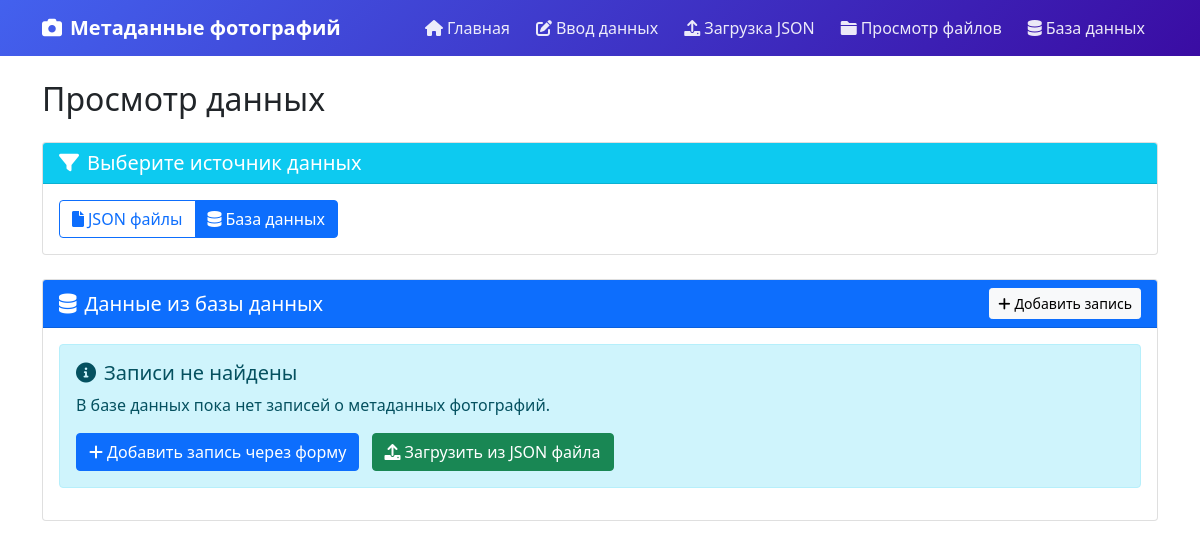
Before: /files/?source=db with the older database file.
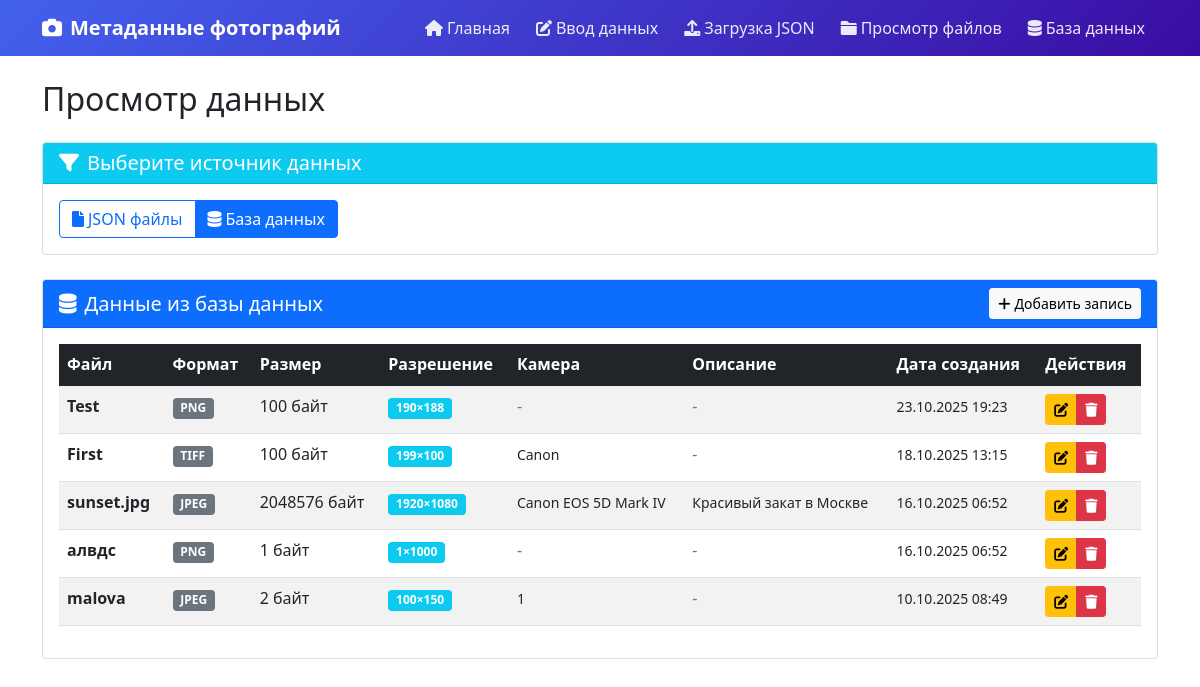
After: the same page with the newer database file.
### photo_metadata/models.py (models this page shows, shortened)
class PhotoMetadata(models.Model):
    FORMAT_CHOICES = [
        ('JPEG', 'JPEG'),
        ('PNG', 'PNG'),
        ('GIF', 'GIF'),
        ('BMP', 'BMP'),
        ('TIFF', 'TIFF'),
    ]
    filename = models.CharField(max_length=255,unique=True, verbose_name="Имя файла")
    format = models.CharField(max_length=10, choices=FORMAT_CHOICES, verbose_name="Формат")
    file_size = models.PositiveIntegerField(
        verbose_name="Размер файла (байт)",
        validators=[MinValueValidator(1)]
    )
    width = models.PositiveIntegerField(
        verbose_name="Ширина (px)",
        validators=[MinValueValidator(1)]
    )
    height = models.PositiveIntegerField(
        verbose_name="Высота (px)",
        validators=[MinValueValidator(1)]
    )
    camera_make = models.CharField(max_length=100, blank=True, verbose_name="Производитель камеры")
    camera_model = models.CharField(max_length=100, blank=True, verbose_name="Модель камеры")
    exposure_time = models.CharField(max_length=20, blank=True, verbose_name="Выдержка")
    aperture = models.DecimalField(max_digits=3, decimal_places=1, null=True, blank=True, verbose_name="Диафрагма")
    iso = models.PositiveIntegerField(null=True, blank=True, verbose_name="ISO")
    focal_length = models.DecimalField(max_digits=5, decimal_places=1, null=True, blank=True, verbose_name="Фокусное расстояние")
    latitude = models.DecimalField(max_digits=9, decimal_places=6, null=True, blank=True, verbose_name="Широта")
    longitude = models.DecimalField(max_digits=9, decimal_places=6, null=True, blank=True, verbose_name="Долгота")
    created_date = models.DateTimeField(auto_now_add=True, verbose_name="Дата создания записи")
    capture_date = models.DateTimeField(null=True, blank=True, verbose_name="Дата съемки")
    description = models.TextField(blank=True, verbose_name="Описание")
    tags = models.CharField(max_length=500, blank=True, verbose_name="Теги (через запятую)")
    class Meta:
        verbose_name = "Метаданные фотографии"
        verbose_name_plural = "Метаданные фотографий"
        unique_together = ['filename', 'format', 'file_size', 'width', 'height']

### photo_metadata/views.py (the view, shortened to what this page needs)
# urls.py: path('files/', views.view_files, name='view_files'),
def view_files(request):
    source = request.GET.get('source', 'files')
    context = {'source': source}
    if source == 'db':
        db_records = PhotoMetadata.objects.all().order_by('-created_date')
        context['db_records'] = db_records
    return render(request, 'photo_metadata/view_files.html', context)

### templates/photo_metadata/view_files.html (shortened to what the changed rows need)
{% extends 'base.html' %}
{% block content %}
<div class="row">
    <div class="col-12">
        <h2 class="mb-4">Просмотр данных</h2>
        {% if source == 'db' %}
            <div class="card">
                <div class="card-body">
                    {% if db_records %}
                        <div class="table-responsive">
                            <table class="table table-striped table-hover">
                                <thead class="table-dark">
                                    <tr>
                                        <th>Файл</th>
                                        <th>Формат</th>
                                        <th>Размер</th>
                                        <th>Разрешение</th>
                                        <th>Камера</th>
                                        <th>Описание</th>
                                        <th>Дата создания</th>
                                        <th>Действия</th>
                                    </tr>
                                </thead>
                                <tbody>
                                    {% for record in db_records %}
                                        <tr>
                                            <td><strong>{{ record.filename }}</strong></td>
                                            <td>
                                                <span class="badge bg-secondary">{{ record.format }}</span>
                                            </td>
                                            <td>{{ record.file_size }} байт</td>
                                            <td>
                                                <span class="badge bg-info">{{ record.width }}×{{ record.height }}</span>
                                            </td>
                                            <td>
                                                {% if record.camera_make or record.camera_model %}
                                                    <small>{{ record.camera_make }} {{ record.camera_model }}</small>
                                                {% else %}
                                                    <span class="text-muted">-</span>
                                                {% endif %}
                                            </td>
                                            <td>
                                                {% if record.description %}
                                                    <small>{{ record.description|truncatewords:5 }}</small>
                                                {% else %}
                                                    <span class="text-muted">-</span>
                                                {% endif %}
                                            </td>
                                            <td>
                                                <small>{{ record.created_date|date:"d.m.Y H:i" }}</small>
                                            </td>
                                            <td>
                                                <div class="btn-group btn-group-sm">
                                                    <a href="{% url 'edit_record' record.id %}" class="btn btn-warning" title="Редактировать">
                                                        <i class="fas fa-edit"></i>
                                                    </a>
                                                    <a href="{% url 'delete_record' record.id %}" class="btn btn-danger" title="Удалить">
                                                        <i class="fas fa-trash"></i>
                                                    </a>
                                                </div>
                                            </td>
                                        </tr>
                                    {% endfor %}
                                </tbody>
                            </table>
                        </div>
                    {% else %}
                        <div class="alert alert-info">
                            <h5><i class="fas fa-info-circle me-2"></i>Записи не найдены</h5>
                            <p>В базе данных пока нет записей о метаданных фотографий.</p>
                            <div class="mt-3">
                                <a href="{% url 'input_form' %}" class="btn btn-primary me-2">
                                    <i class="fas fa-plus me-1"></i>Добавить запись через форму
                                </a>
                                <a href="{% url 'upload_file' %}" class="btn btn-success">
                                    <i class="fas fa-upload me-1"></i>Загрузить из JSON файла
                                </a>
                            </div>
                        </div>
                    {% endif %}
                </div>
            </div>
        {% endif %}
    </div>
</div>
{% endblock %}

Changed rows visible on the page:
added PhotoMetadata: filename "Test", format "PNG", file_size "100", width "190", height "188", created_date "23.10.2025 19:23"
added PhotoMetadata: filename "First", format "TIFF", file_size "100", width "199", height "100", camera_make "Canon", created_date "18.10.2025 13:15"
added PhotoMetadata: filename "sunset.jpg", format "JPEG", file_size "2048576", width "1920", height "1080", camera_make "Canon", camera_model "EOS 5D Mark IV", description "Красивый закат в Москве", created_date "16.10.2025 06:52"
added PhotoMetadata: filename "алвдс", format "PNG", file_size "1", width "1", height "1000", created_date "16.10.2025 06:52"
added PhotoMetadata: filename "malova", format "JPEG", file_size "2", width "100", height "150", camera_make "1", created_date "10.10.2025 08:49"
Other visible differences:
text no longer shown: "Записи не найдены В базе данных пока нет записей о метаданных фотографий. Добавить запись через форму Загрузить из JSON файла"
text now shown: "Файл Формат Размер Разрешение Камера Описание Дата создания Действия"
